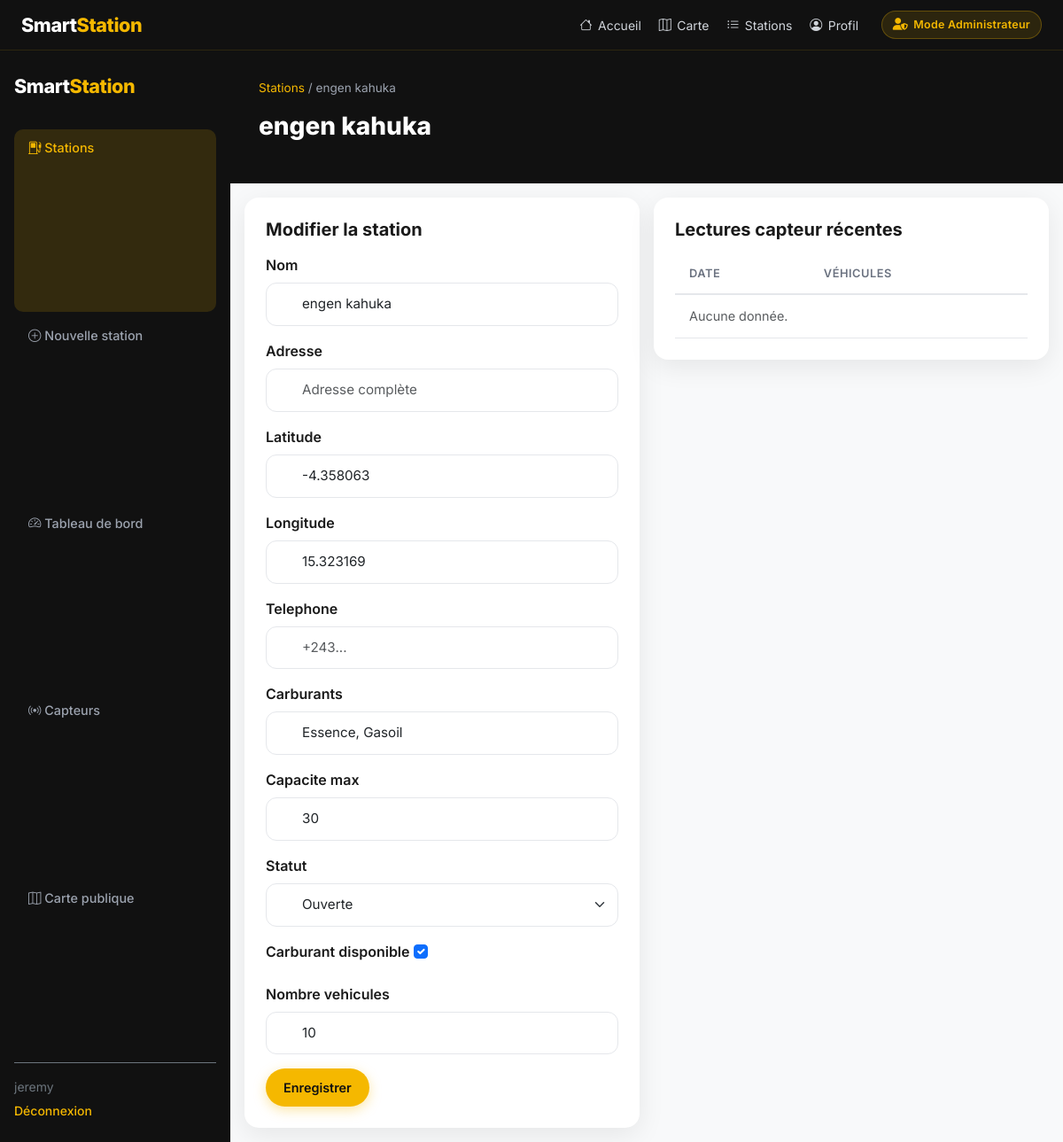
The app's page /administration/stations/1/ (signed in), older data.
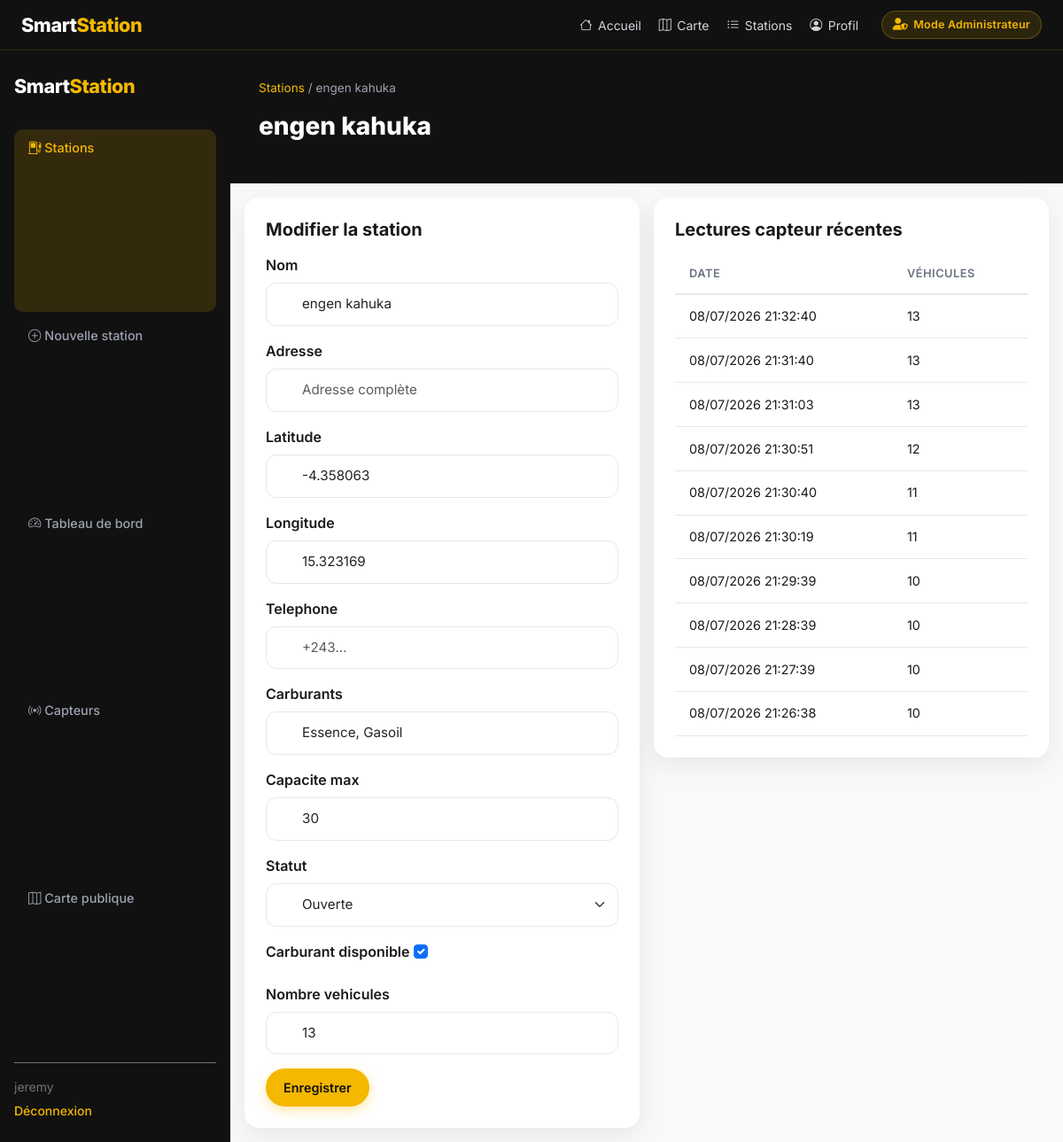
The same page, newer data.
### stations/models.py (models this page shows, shortened)
class StationService(models.Model):
    STATUT_OUVERTE = "ouverte"
    STATUT_FERMEE = "fermee"
    STATUT_CHOICES = [
        (STATUT_OUVERTE, "Ouverte"),
        (STATUT_FERMEE, "Fermée"),
    ]
    AFFLUENCE_FAIBLE = "faible"
    AFFLUENCE_MOYENNE = "moyenne"
    AFFLUENCE_FORTE = "forte"
    AFFLUENCE_CHOICES = [
        (AFFLUENCE_FAIBLE, "Faible"),
        (AFFLUENCE_MOYENNE, "Moyenne"),
        (AFFLUENCE_FORTE, "Forte"),
    ]
    nom = models.CharField(max_length=255)
    adresse = models.CharField(max_length=500, blank=True, default="")
    latitude = models.FloatField()
    longitude = models.FloatField()
    telephone = models.CharField(max_length=30, blank=True, default="")
    carburants = models.CharField(
        max_length=255,
        default="Essence, Gasoil",
        help_text="Carburants proposés, séparés par des virgules.",
    )
    capacite_max = models.PositiveIntegerField(default=30)
    statut = models.CharField(
        max_length=10,
        choices=STATUT_CHOICES,
        default=STATUT_OUVERTE,
    )
    carburant_disponible = models.BooleanField(default=True)
    nombre_vehicules = models.PositiveIntegerField(default=0)
    niveau_affluence = models.CharField(
        max_length=10,
        choices=AFFLUENCE_CHOICES,
        default=AFFLUENCE_FAIBLE,
    )
    date_mise_a_jour = models.DateTimeField(auto_now=True)
    class Meta:
        ordering = ["nom"]

class HistoriqueCapteurs(models.Model):
    station = models.ForeignKey(
        StationService,
        on_delete=models.CASCADE,
        related_name="historiques",
    )
    nombre_vehicules = models.PositiveIntegerField()
    timestamp = models.DateTimeField(auto_now_add=True)
    class Meta:
        ordering = ["-timestamp"]

### stations/views.py (the view, shortened to what this page needs)
class AdminStationDetailView(AdminRequiredMixin, UpdateView):
    model = StationService
    form_class = StationServiceForm
    template_name = "stations/admin_station_detail.html"
    context_object_name = "station"
    def get_context_data(self, **kwargs: Any) -> dict[str, Any]:
        context = super().get_context_data(**kwargs)
        context["historiques"] = self.object.historiques.all()[:10]
        return context

### stations/views.py (called while the page is built)
    def test_func(self) -> bool:
        user = self.request.user
        return bool(user and (user.is_staff or user.is_superuser))

### templates/stations/admin_station_detail.html (shortened to what this page needs)
{% extends "stations/base_admin.html" %}
{% block content %}
<header class="ss-admin-hero">
  <p class="ss-breadcrumb"><a href="{% url 'admin-stations' %}">Stations</a> / {{ station.nom }}</p>
  <h1>{{ station.nom }}</h1>
</header>
<div class="p-3">
  <div class="row g-3">
    <div class="col-lg-6">
      <div class="ss-card">
        <h2 class="h5 fw-bold mb-3">Modifier la station</h2>
        <form method="post">
          {% for field in form %}
            <div class="mb-3">
              <label class="form-label fw-semibold">{{ field.label }}</label>
              {{ field }}
            </div>
          {% endfor %}
          <button type="submit" class="ss-btn ss-btn--primary">Enregistrer</button>
        </form>
      </div>
    </div>
    <div class="col-lg-6">
      <div class="ss-card">
        <h2 class="h5 fw-bold mb-3">Lectures capteur récentes</h2>
        <table class="ss-table">
          <thead><tr><th>Date</th><th>Véhicules</th></tr></thead>
          <tbody>
            {% for h in historiques %}
              <tr><td>{{ h.timestamp|date:"d/m/Y H:i:s" }}</td><td>{{ h.nombre_vehicules }}</td></tr>
            {% empty %}
              <tr><td colspan="2" class="text-muted">Aucune donnée.</td></tr>
            {% endfor %}
          </tbody>
        </table>
      </div>
    </div>
  </div>
</div>
{% endblock %}

### templates/stations/base_admin.html (shortened to what this page needs)
{% load static %}
<!doctype html>
<html lang="fr">
  <head>
    <link href="https://cdn.jsdelivr.net/npm/bootstrap@5.3.3/dist/css/bootstrap.min.css" rel="stylesheet" />
    <link href="https://cdn.jsdelivr.net/npm/bootstrap-icons@1.11.3/font/bootstrap-icons.min.css" rel="stylesheet" />
    <link href="https://cdnjs.cloudflare.com/ajax/libs/font-awesome/6.5.2/css/all.min.css" rel="stylesheet" />
    <link rel="stylesheet" href="{% static 'stations/css/smartstation.css' %}" />
  </head>
  <body class="ss-admin-body">
    {% include "stations/partials/navbar_admin.html" %}
    <div class="ss-admin-layout">
      <aside class="ss-admin-sidebar">
        <a href="{% url 'admin-stations' %}" class="ss-logo">
          <span class="ss-logo__smart">Smart</span><span class="ss-logo__station">Station</span>
        </a>
        <nav class="ss-admin-nav">
          <a href="{% url 'admin-stations' %}" class="{% if request.resolver_match.url_name == 'admin-stations' or request.resolver_match.url_name == 'admin-station-detail' %}active{% endif %}">
            <i class="bi bi-fuel-pump"></i> Stations
          </a>
          <a href="{% url 'station-create' %}" class="{% if request.resolver_match.url_name == 'station-create' %}active{% endif %}">
            <i class="bi bi-plus-circle"></i> Nouvelle station
          </a>
          <a href="{% url 'admin-dashboard' %}" class="{% if request.resolver_match.url_name == 'admin-dashboard' %}active{% endif %}">
            <i class="bi bi-speedometer2"></i> Tableau de bord
          </a>
          <a href="{% url 'admin-capteurs' %}" class="{% if request.resolver_match.url_name == 'admin-capteurs' %}active{% endif %}">
            <i class="bi bi-broadcast"></i> Capteurs
          </a>
          <a href="{% url 'map' %}"><i class="bi bi-map"></i> Carte publique</a>
        </nav>
        <div class="mt-auto pt-3 border-top border-secondary">
          <p class="small text-secondary mb-1">{{ user.username }}</p>
          {% include "stations/partials/logout_form.html" with action_url="admin-logout" button_class="ss-logout-btn ss-admin-logout-btn" icon=False label="Déconnexion" %}
        </div>
      </aside>
      <main class="ss-admin-main">
        {% block content %}{% endblock %}
      </main>
    </div>
  </body>
</html>

### templates/stations/partials/navbar_admin.html
{% load static %}
<nav class="ss-navbar ss-navbar--admin" aria-label="Navigation principale">
  <a href="{% url 'home' %}" class="ss-logo">
    <span class="ss-logo__smart">Smart</span><span class="ss-logo__station">Station</span>
  </a>
  <div class="ss-navbar__actions">
    <a href="{% url 'home' %}" class="ss-navbar__link"><i class="bi bi-house"></i> Accueil</a>
    <a href="{% url 'map' %}" class="ss-navbar__link"><i class="bi bi-map"></i> Carte</a>
    <a href="{% url 'stations-list' %}" class="ss-navbar__link"><i class="bi bi-list-ul"></i> Stations</a>
    <a href="{% url 'profile' %}" class="ss-navbar__link"><i class="bi bi-person-circle"></i> Profil</a>
    <span class="ss-admin-mode-badge" title="Espace administration SmartStation">
      <i class="fa-solid fa-user-shield" aria-hidden="true"></i>
      <span class="ss-admin-mode-badge__label">Mode Administrateur</span>
    </span>
  </div>
</nav>

### templates/stations/partials/logout_form.html (shortened to what this page needs)
<form method="post" action="{% url action_url %}" class="ss-logout-form">
  <button type="submit" class="{{ button_class|default:'ss-navbar__link ss-logout-btn' }}">
    {% if icon %}<i class="bi bi-box-arrow-right"></i> {% endif %}{{ label|default:"Déconnexion" }}
  </button>
</form>

### static/stations/css/smartstation.css (style rules this page uses)
:root { --ss-black: #111111; --ss-yellow: #f5b800; --ss-yellow-hover: #e0a800; --ss-white: #ffffff; --ss-bg: #f8f9fa; --ss-text: #1a1a1a; --ss-muted: #6b7280; --ss-border: #e5e7eb; --ss-green: #22c55e; --ss-orange: #f97316; --ss-red: #ef4444; --ss-radius: 16px; --ss-radius-pill: 999px; --ss-shadow: 0 8px 30px rgba(0, 0, 0, 0.08); --ss-shadow-lg: 0 20px 50px rgba(0, 0, 0, 0.12); --ss-transition: 0.2s ease; }
*, *::before, *::after { box-sizing: border-box; }
body { margin: 0; font-family: "Inter", system-ui, sans-serif; background: var(--ss-bg); color: var(--ss-text); -webkit-font-smoothing: antialiased; }
a { color: inherit; text-decoration: none; }
.ss-logo { font-weight: 800; font-size: 1.35rem; letter-spacing: -0.02em; }
.ss-logo__smart { color: var(--ss-white); }
.ss-logo__station { color: var(--ss-yellow); }
.ss-navbar { background: var(--ss-black); color: var(--ss-white); padding: 0.75rem 1.5rem; display: flex; align-items: center; justify-content: space-between; gap: 1rem; position: sticky; top: 0; z-index: 1000; }
.ss-navbar__actions { display: flex; align-items: center; gap: 1.25rem; font-size: 0.875rem; }
.ss-navbar__link { display: inline-flex; align-items: center; gap: 0.4rem; color: #d1d5db; transition: color var(--ss-transition); }
.ss-logout-form { display: inline-flex; margin: 0; padding: 0; }
.ss-logout-btn { background: none; border: none; cursor: pointer; font: inherit; color: inherit; display: inline-flex; align-items: center; gap: 0.4rem; padding: 0; transition: color var(--ss-transition); }
.ss-admin-logout-btn { color: var(--ss-yellow); font-size: 0.875rem; font-weight: 500; padding: 0; }
.ss-btn { display: inline-flex; align-items: center; justify-content: center; gap: 0.5rem; padding: 0.65rem 1.25rem; border-radius: var(--ss-radius-pill); font-weight: 600; font-size: 0.9rem; border: none; cursor: pointer; transition: transform var(--ss-transition), box-shadow var(--ss-transition), background var(--ss-transition); }
.ss-btn--primary { background: var(--ss-yellow); color: var(--ss-black); box-shadow: 0 4px 14px rgba(245, 184, 0, 0.35); }
.ss-input { width: 100%; padding: 0.75rem 1rem 0.75rem 2.5rem; border: 1px solid var(--ss-border); border-radius: 12px; font-size: 0.95rem; transition: border-color var(--ss-transition); }
.ss-card { background: var(--ss-white); border-radius: var(--ss-radius); box-shadow: var(--ss-shadow); padding: 1.5rem; transition: transform var(--ss-transition), box-shadow var(--ss-transition); }
.ss-admin-hero { background: var(--ss-black); color: var(--ss-white); padding: 2rem 2rem 2.5rem; }
.ss-admin-hero h1 { font-size: 1.75rem; font-weight: 800; margin: 0.5rem 0; }
.ss-breadcrumb { font-size: 0.85rem; color: #9ca3af; }
.ss-breadcrumb a { color: var(--ss-yellow); }
.ss-table { width: 100%; border-collapse: collapse; font-size: 0.9rem; }
.ss-table th { text-align: left; padding: 0.75rem 1rem; border-bottom: 2px solid var(--ss-border); font-weight: 600; color: var(--ss-muted); font-size: 0.8rem; text-transform: uppercase; letter-spacing: 0.04em; }
.ss-table td { padding: 0.85rem 1rem; border-bottom: 1px solid var(--ss-border); }
.ss-admin-body { min-height: 100vh; display: flex; flex-direction: column; background: var(--ss-bg); }
.ss-navbar--admin { flex-shrink: 0; border-bottom: 1px solid rgba(245, 184, 0, 0.12); }
.ss-admin-mode-badge { display: inline-flex; align-items: center; gap: 0.4rem; margin-left: 0.35rem; padding: 0.35rem 0.75rem; border-radius: var(--ss-radius-pill); background: rgba(245, 184, 0, 0.12); border: 1px solid rgba(245, 184, 0, 0.28); color: var(--ss-yellow); font-size: 0.78rem; font-weight: 600; letter-spacing: 0.02em; white-space: nowrap; }
.ss-admin-mode-badge i { font-size: 0.85rem; }
.ss-admin-layout { flex: 1; min-height: 0; display: grid; grid-template-columns: 260px 1fr; }
.ss-admin-sidebar { background: var(--ss-black); color: var(--ss-white); padding: 1.5rem 1rem; display: flex; flex-direction: column; }
.ss-admin-sidebar .ss-logo { margin-bottom: 2rem; display: block; }
.ss-admin-nav { display: grid; gap: 0.35rem; flex: 1; }
.ss-admin-nav a { padding: 0.65rem 1rem; border-radius: 10px; color: #9ca3af; font-weight: 500; font-size: 0.9rem; transition: all var(--ss-transition); }
.ss-admin-nav a:hover, .ss-admin-nav a.active { background: rgba(245, 184, 0, 0.15); color: var(--ss-yellow); }
.ss-admin-main { background: var(--ss-bg); min-height: 0; overflow-y: auto; }

Row changes from the older to the newer data that the page shows:
changed StationService "engen kahuka": nombre_vehicules "10" → "13"
added HistoriqueCapteurs: timestamp "08/07/2026 21:32:40", nombre_vehicules "13"
added HistoriqueCapteurs: timestamp "08/07/2026 21:31:40", nombre_vehicules "13"
added HistoriqueCapteurs: timestamp "08/07/2026 21:31:03", nombre_vehicules "13"
added HistoriqueCapteurs: timestamp "08/07/2026 21:30:51", nombre_vehicules "12"
added HistoriqueCapteurs: timestamp "08/07/2026 21:30:40", nombre_vehicules "11"
added HistoriqueCapteurs: timestamp "08/07/2026 21:30:19", nombre_vehicules "11"
added HistoriqueCapteurs: timestamp "08/07/2026 21:29:39", nombre_vehicules "10"
added HistoriqueCapteurs: timestamp "08/07/2026 21:28:39", nombre_vehicules "10"
added HistoriqueCapteurs: timestamp "08/07/2026 21:27:39", nombre_vehicules "10"
added HistoriqueCapteurs: timestamp "08/07/2026 21:26:38", nombre_vehicules "10"
Text that changed along with them:
text no longer shown: "Aucune donnée."
